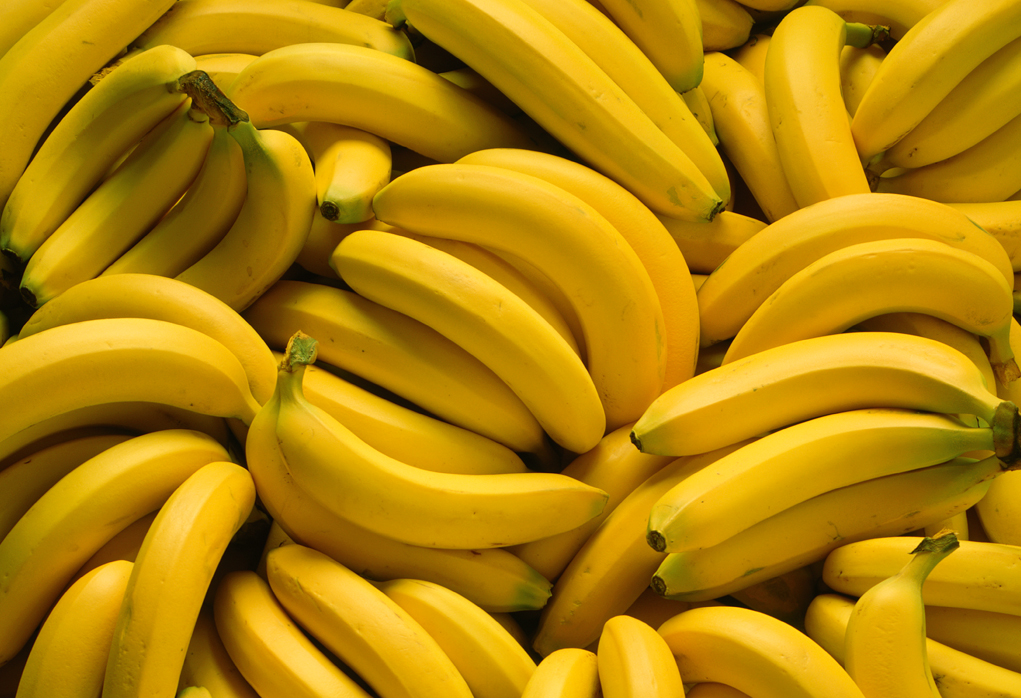
#> input picture Chapter 7/banana.png, 1021 x 698 px
$ python color_histogram.py --image banana.png
#> lines starting #> are read from the running program, lines starting #| are printed output that depends on the picture
from __future__ import print_function
from matplotlib import pyplot as plt
import numpy as np
import argparse
import cv2

ap = argparse.ArgumentParser()
ap.add_argument("-i", "--image", required = True, help = "Path to the image")
args = vars(ap.parse_args())

image = cv2.imread(args["image"])
#> image is the input picture: shape (698, 1021, 3); mean B, G, R 9.2, 132.6, 179
cv2.imshow("Original", image)
cv2.waitKey(0)

#Split image into channels
chans = cv2.split(image)
colors = ("b", "g", "r")

#Make graph
plt.figure()
plt.title("'Flattened' Color Histogram")
plt.xlabel("Bins")
plt.ylabel("# of Pixels")

#Loop once for each channel in image
for (chan, color) in zip(chans, colors):
    #Compute histogram
    hist = cv2.calcHist([chan], [0], None, [256], [0, 256])
    #Add histogram to existing graph
    plt.plot(hist, color = color)
    plt.xlim([0, 256])
#> this loop made 3 passes
#> color on passes 1 to 3: 'b', 'g', 'r'

fig = plt.figure()

ax = fig.add_subplot(131)
#Use green and blue channels for histogram
#32 bins
hist = cv2.calcHist([chans[1], chans[0]], [0, 1], None, [32, 32], [0, 256, 0, 256])
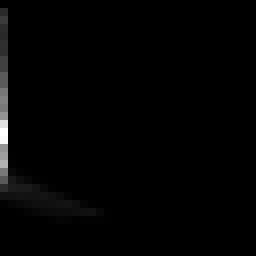
#> hist: shape (32, 32) float32 (shown 8 times larger); min 0, max 56606, mean 696; drawn with min black and max white
p = ax.imshow(hist, interpolation = "nearest")
ax.set_title("2D Color Histogram for G and B")
plt.colorbar(p)

ax = fig.add_subplot(132)
hist = cv2.calcHist([chans[1], chans[2]], [0, 1], None, [32, 32], [0, 256, 0, 256])
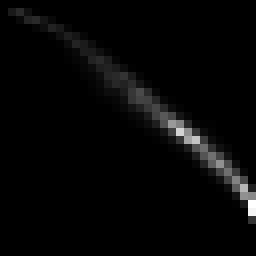
#> hist: shape (32, 32) float32 (shown 8 times larger); min 0, max 27299, mean 696; drawn with min black and max white
p = ax.imshow(hist, interpolation = "nearest")
ax.set_title("2D Color Histogram for G and R")
plt.colorbar(p)

ax = fig.add_subplot(133)
hist = cv2.calcHist([chans[0], chans[2]], [0, 1], None, [32, 32], [0, 256, 0, 256])
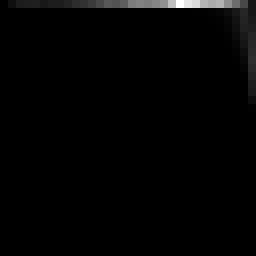
#> hist: shape (32, 32) float32 (shown 8 times larger); min 0, max 46673, mean 696; drawn with min black and max white
p = ax.imshow(hist, interpolation = "nearest")
ax.set_title("2D Color Histogram for B and R")
plt.colorbar(p)

print("2D histogram shape: {}, with {} values".format(hist.shape, hist.flatten().shape[0]))
#| 2D histogram shape: (32, 32), with 1024 values

hist = cv2.calcHist([image], [0, 1, 2], None, [8, 8, 8], [0, 256, 0, 256, 0, 256])
print("3D histogram shape: {}, with {} values".format(hist.shape, hist.flatten().shape[0]))
#| 3D histogram shape: (8, 8, 8), with 512 values

plt.show()
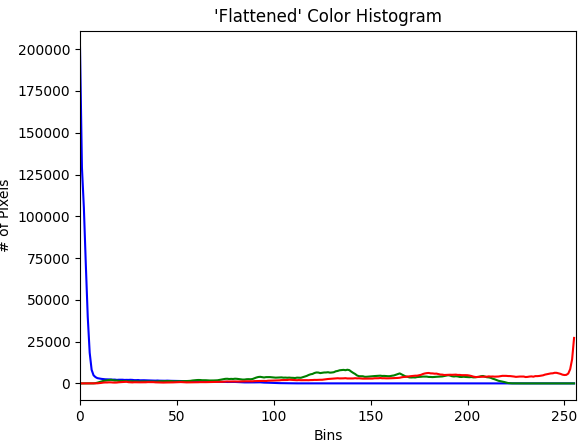
#> figure drawn by matplotlib, 1 panel; curve peaks at x = 0, y = 201092; curve peaks at x = 138, y = 8176; curve peaks at x = 255, y = 27214
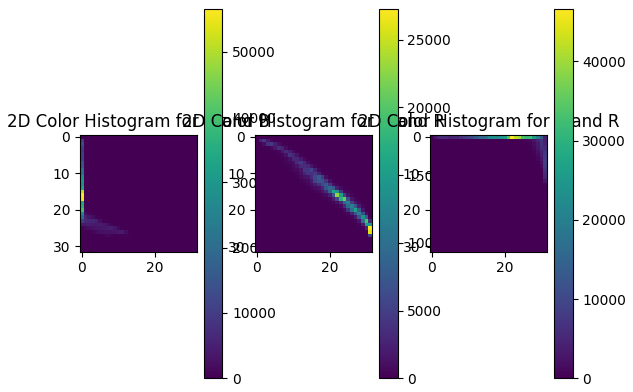
#> figure drawn by matplotlib, 6 panels
